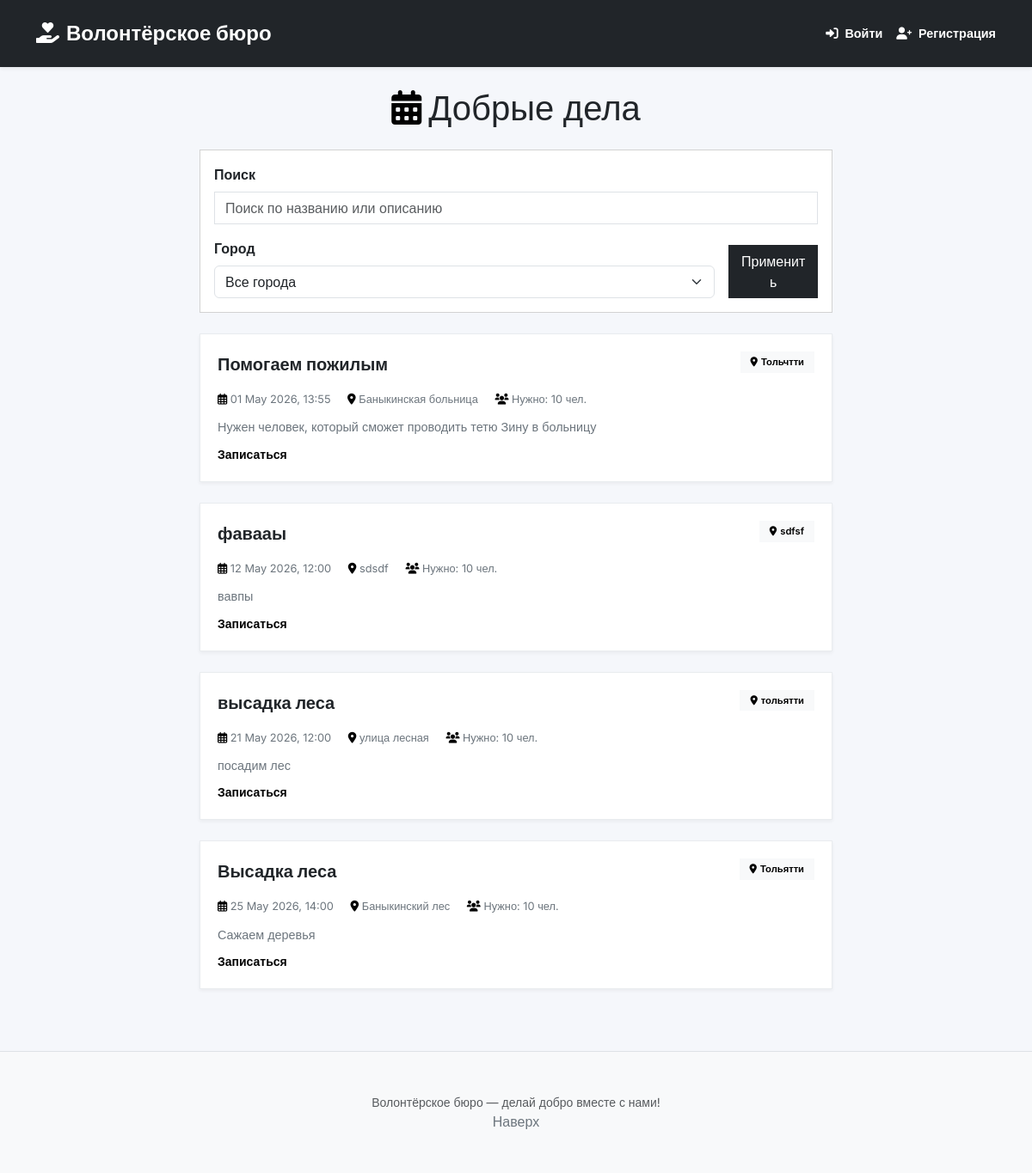
The page / on the database its author committed.
### data/models.py (models this page shows)
class Event(SqlAlchemyBase):
    __tablename__ = 'events'
    id = sqlalchemy.Column(sqlalchemy.Integer, primary_key=True, autoincrement=True)
    title = sqlalchemy.Column(sqlalchemy.String, nullable=False)
    description = sqlalchemy.Column(sqlalchemy.String, nullable=False)
    date = sqlalchemy.Column(sqlalchemy.DateTime, nullable=False)
    location = sqlalchemy.Column(sqlalchemy.String, nullable=False)
    city = sqlalchemy.Column(sqlalchemy.String, nullable=False)
    author_id = sqlalchemy.Column(sqlalchemy.Integer, sqlalchemy.ForeignKey("users.id"), nullable=False)
    max_volunteers = sqlalchemy.Column(sqlalchemy.Integer, default=10)

### app.py (the view)
@app.route('/')
def index():
    city_filter = request.args.get('city', '')
    search_query = request.args.get('search', '')
    sort_by = request.args.get('sort', 'date')
    session = db_session.create_session()
    query = session.query(Event)
    if search_query:
        query = query.filter((Event.title.contains(search_query)) | (Event.description.contains(search_query)))
    if city_filter:
        query = query.filter(Event.city == city_filter)
    query = query.order_by(Event.date)
    events = query.all()
    cities = session.query(Event.city).distinct().all()
    cities = [c[0] for c in cities]
    session.close()
    return render_template('index.html', events=events, cities=cities, current_city=city_filter,
                           search_query=search_query)

### data/db_session.py (called while the page is built)
def create_session() -> Session:
    global __factory
    return __factory()

### templates/index.html (shortened to what this page needs)
{% extends "base.html" %}
{% block content %}
<div class="row">
    <div class="col-lg-8 mx-auto">
        <h1 class="text-center mb-4">
            <i class="fas fa-calendar-alt me-2"></i>Добрые дела
        </h1>
        <form method="GET" class="card mb-4 p-3">
            <div class="row g-3">
                <div class="col-md-12">
                    <label class="form-label fw-semibold">
                        Поиск
                    </label>
                    <div class="input-group">
                        <input type="text" name="search" class="form-control"
                               placeholder="Поиск по названию или описанию"
                               value="{{ search_query }}">
                    </div>
                </div>
                <div class="col-md-10">
                    <label class="form-label fw-semibold">
                        Город
                    </label>
                    <select name="city" class="form-select">
                        <option value="">Все города</option>
                    </select>
                </div>
                <div class="col-md-2 d-flex align-items-end">
                    <button type="submit" class="btn btn-dark w-100">
                        Применить
                    </button>
                </div>
            </div>
        </form>
        {% if events %}
            {% for event in events %}
            <div class="post-item">
                <div class="d-flex flex-wrap justify-content-between align-items-start mb-2">
                    <div class="post-title">{{ event.title }}</div>
                    <span class="post-category">
                        <i class="fas fa-map-marker-alt me-1"></i>{{ event.city }}
                    </span>
                </div>
                <div class="post-meta">
                    <span><i class="far fa-calendar-alt"></i> {{ event.date.strftime('%d %B %Y, %H:%M') }}</span>
                    <span class="ms-3"><i class="fas fa-location-dot"></i> {{ event.location }}</span>
                    <span class="ms-3"><i class="fas fa-users"></i> Нужно: {{ event.max_volunteers }} чел.</span>
                </div>
                <p class="text-secondary mb-2" style="font-size: 0.9rem;">{{ event.description }}</p>
                <div class="mt-2">
                    <a href="/event_detail/{{ event.id }}" class="text-decoration-none small fw-semibold">
                        Записаться
                    </a>
                </div>
            </div>
            {% endfor %}
        {% endif %}
    </div>
</div>
{% endblock %}

### templates/base.html (style rules this page uses)
body { font-family: 'Inter', sans-serif; background: #f5f7fb; }
.card, .btn, .form-control, .alert, .nav-link, .badge, .list-group-item { border-radius: 0px !important; }
.post-item { background: white; border-radius: 0px; padding: 1.25rem; margin-bottom: 1.5rem; border: 1px solid #e9ecef; transition: transform 0.1s; box-shadow: 0 2px 4px rgba(0,0,0,0.05); }
.post-title { font-weight: 700; font-size: 1.25rem; color: #212529; margin-bottom: 0.5rem; }
.post-meta { font-size: 0.8rem; color: #6c757d; margin-bottom: 0.75rem; }
.post-category { background: #f8f9fa; color: #000000; padding: 0.25rem 0.75rem; border-radius: 0px; font-size: 0.7rem; font-weight: 600; }
.fas, .far { color: #000000; }
a { color: #000000; text-decoration: none; }

### rows shown on the page
Event: title "Помогаем пожилым", city "Тольчтти", date "01 May 2026, 13:55", location "Баныкинская больница", max_volunteers "10", description "Нужен человек, который сможет проводить тетю Зину в больницу"
Event: title "фавааы", city "sdfsf", date "12 May 2026, 12:00", location "sdsdf", max_volunteers "10", description "вавпы"
Event: title "высадка леса", city "тольятти", date "21 May 2026, 12:00", location "улица лесная", max_volunteers "10", description "посадим лес"
Event: title "Высадка леса", city "Тольятти", date "25 May 2026, 14:00", location "Баныкинский лес", max_volunteers "10", description "Сажаем деревья"
